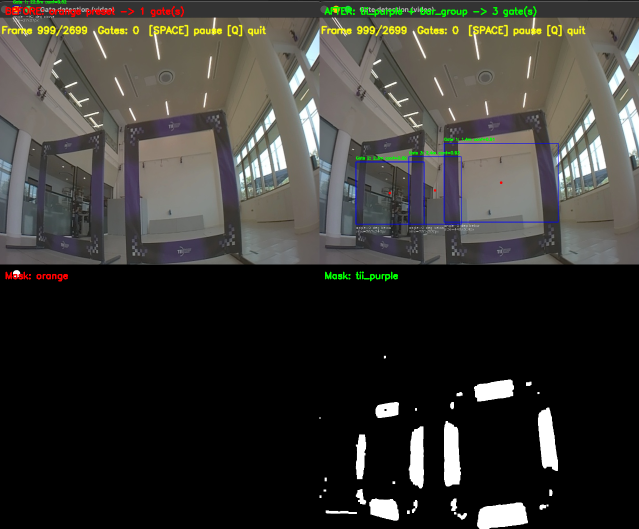
#> input picture gate_detection/claude_debugging/comparison_frame999.png, 1278 x 1058 px (shown at 1/2 size)
$ python -i gate_detector_v2.py   (imports and definitions only)
#> lines starting #> are read from the running program, lines starting #| are printed output that depends on the picture; after the words box and inside, x2 and y2 are one past the last pixel; in counts of white or black regions, pixels touching at a corner belong together
#> further down, picture is the input picture: shape (1058, 1278, 3); mean B, G, R 51.3, 55.5, 56.7
"""
Gate Detection Module for AI Grand Prix — v2
=============================================
Supports two detection strategies:

1. **Contour mode** (original) — HSV threshold → contour → shape filter.
   Works well for brightly colored, fully visible gates.

2. **Bar-grouping mode** (new) — HSV threshold → find individual frame bars
   → pair vertical bars that could form a gate opening.
   Designed for the TII drone-racing gates (dark purple frame, low saturation).

Both modes run by default; results are merged and deduplicated.

Outputs rich per-gate features for ML (path planning, flight control).
"""

import cv2
import numpy as np
from dataclasses import dataclass, field
from typing import Optional, List, Tuple, Dict, Any


# ---------------------------------------------------------------------------
# Data classes
# ---------------------------------------------------------------------------

@dataclass
class GateDetection:
    """Represents a detected gate in the image with rich features for ML."""

    # --- Core pixel geometry ---
    center_x: int
    center_y: int
    bbox: Tuple[int, int, int, int]          # (x, y, width, height)
    corners: np.ndarray                       # Shape: (4, 2), clockwise from TL
    area: int                                 # contour area in pixels

    # --- Distance & size ---
    estimated_distance: float                 # metres (pinhole model)
    apparent_width_px: float = 0.0
    apparent_height_px: float = 0.0

    # --- Viewing angle / orientation ---
    rotation_deg: float = 0.0
    aspect_ratio: float = 1.0
    rectangularity: float = 1.0

    # --- Position relative to frame ---
    normalized_center_x: float = 0.0          # -1 … +1
    normalized_center_y: float = 0.0
    is_above_center: bool = False
    is_below_center: bool = False
    is_left_of_center: bool = False
    is_right_of_center: bool = False

    # --- Quality ---
    confidence: float = 0.0
    detection_method: str = "contour"         # "contour" | "bar_group"

    # [25 lines left out: function to_ml_features, not called in this run]


# ---------------------------------------------------------------------------
# HSV presets — including TII-specific ranges
# ---------------------------------------------------------------------------

# Format: dict[str, list[tuple[np.ndarray, np.ndarray]]]
# Each preset is a *list* of (lower, upper) pairs so we can cover
# non-contiguous hue ranges (e.g. red wraps around 0/180).

HSV_PRESETS: Dict[str, List[Tuple[np.ndarray, np.ndarray]]] = {
    # --- Bright / saturated gates (original presets) ---
    "red": [
        (np.array([0, 100, 100]),   np.array([10, 255, 255])),
        (np.array([170, 100, 100]), np.array([180, 255, 255])),
    ],
    "blue":   [(np.array([100, 100, 100]), np.array([130, 255, 255]))],
    "orange": [(np.array([10, 100, 100]),  np.array([25, 255, 255]))],
    "green":  [(np.array([40, 100, 100]),  np.array([80, 255, 255]))],
    "yellow": [(np.array([20, 100, 100]),  np.array([40, 255, 255]))],
    "purple": [(np.array([130, 100, 100]), np.array([160, 255, 255]))],

    # --- TII drone-racing gates (dark purple, low saturation) ---
    # Measured from real TII dataset frames:
    #   H ≈ 115-145,  S ≈ 20-120,  V ≈ 40-130
    "tii_purple": [
        (np.array([110, 20, 40]), np.array([150, 130, 135])),
    ],

    # Broader variant — catches more gate pixels but also more noise.
    # Use with bar-grouping mode for best results.
    "tii_purple_wide": [
        (np.array([105, 15, 35]), np.array([155, 140, 150])),
    ],
}


# ---------------------------------------------------------------------------
# Detector
# ---------------------------------------------------------------------------

class GateDetector:
    """
    Detects racing gates using colour-based segmentation.

    Two detection strategies run in parallel:

    **Contour mode** (original)
      HSV mask → morphological cleanup → find external contours →
      filter by area & aspect ratio → return detections.
      Best for: brightly coloured gates that form a single large contour.

    **Bar-grouping mode** (new for TII gates)
      HSV mask → find individual bar-like contours (tall/narrow or
      wide/short) → pair vertical bars whose heights, y-positions,
      and spacing are consistent with a gate opening.
      Best for: dark or low-saturation gate frames where the
      opening prevents a single contour from forming.
    """

    GATE_WIDTH_METERS  = 1.0   # placeholder – update when specs are known
    GATE_HEIGHT_METERS = 1.0

    def __init__(
        self,
        color_preset: str = "red",
        min_area: int = 500,
        max_area: int = 500_000,
        camera_fov_horizontal: float = 90.0,
        image_width: int = 640,
        image_height: int = 480,
        max_aspect_ratio: float = 3.0,
        max_aspect_ratio_partial: float = 4.5,
        # --- New options ---
        enable_contour_mode: bool = True,
        enable_bar_grouping: bool = True,
        bar_min_area: int = 600,
        bar_min_height_ratio: float = 2.0,
        morph_kernel_size: int = 5,
    ):
#> in detect, `hsv = cv2.cvtColor(image, cv2.COLOR_BGR2HSV)`: hsv: shape (1058, 1278, 3); mean H, S, V 21.9, 19.7, 59.3
        self.min_area = min_area
        self.max_area = max_area
        self.camera_fov = camera_fov_horizontal
        self.image_width = image_width
        self.image_height = image_height
        self.max_aspect_ratio = max_aspect_ratio
        self.max_aspect_ratio_partial = max_aspect_ratio_partial

        self.enable_contour_mode = enable_contour_mode
        self.enable_bar_grouping = enable_bar_grouping
        self.bar_min_area = bar_min_area
        self.bar_min_height_ratio = bar_min_height_ratio
        self.morph_kernel_size = morph_kernel_size

        # Resolve HSV ranges
        if color_preset in HSV_PRESETS:
            self.hsv_ranges = HSV_PRESETS[color_preset]
        else:
            print(f"Warning: unknown preset '{color_preset}', falling back to 'red'")
            self.hsv_ranges = HSV_PRESETS["red"]

    # ------------------------------------------------------------------
    # Public helpers to override thresholds at runtime
    # ------------------------------------------------------------------
    def set_custom_thresholds(self, lower: np.ndarray, upper: np.ndarray):
        """Replace all HSV ranges with a single custom range."""
        self.hsv_ranges = [(lower, upper)]

    def add_hsv_range(self, lower: np.ndarray, upper: np.ndarray):
        """Add an additional HSV range (e.g. for a second hue band)."""
        self.hsv_ranges.append((lower, upper))

    # ------------------------------------------------------------------
    # Core mask building
    # ------------------------------------------------------------------
    def _build_mask(self, hsv: np.ndarray) -> np.ndarray:
        """Union of all HSV ranges, followed by morphological cleanup."""
        mask = np.zeros(hsv.shape[:2], dtype=np.uint8)
        for lower, upper in self.hsv_ranges:
            mask = cv2.bitwise_or(mask, cv2.inRange(hsv, lower, upper))
#> this loop made 2 passes
#> pass 1, in _build_mask, `mask = cv2.bitwise_or(mask, cv2.inRange(hsv, lower, upper))`:
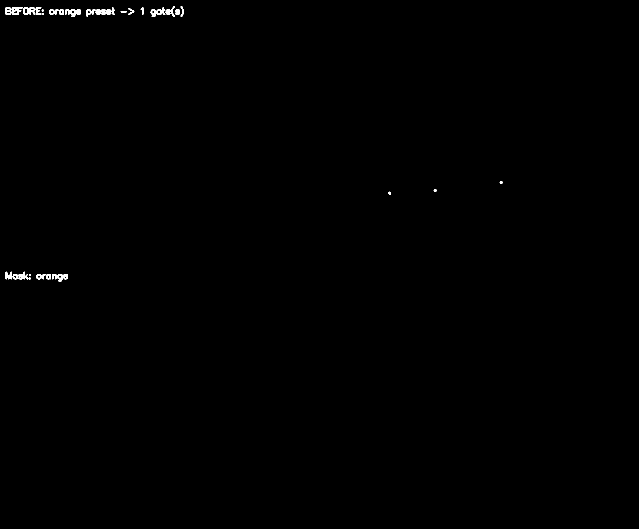
#> mask: shape (1058, 1278) (shown at 1/2 size); 0.24% white; 37 white regions (3 under 20 px), largest, box (x1, y1, x2, y2) and area: (184, 19, 223, 30) 307, (24, 14, 46, 30) 200, (313, 14, 331, 30) 142

        k = self.morph_kernel_size
        kernel = np.ones((k, k), np.uint8)
        mask = cv2.morphologyEx(mask, cv2.MORPH_CLOSE, kernel)
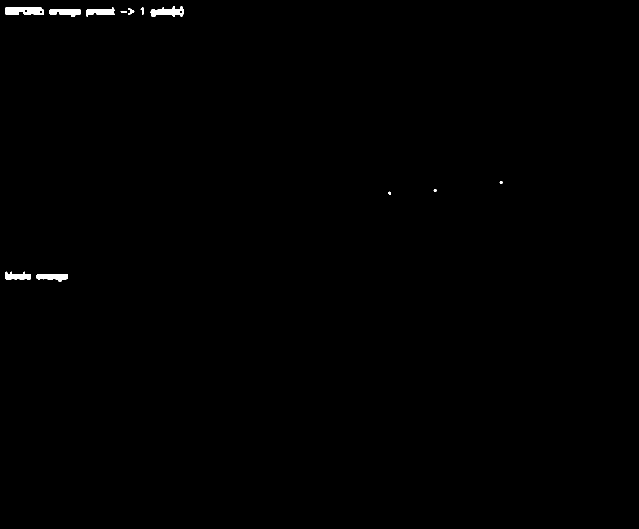
#> mask: shape (1058, 1278) (shown at 1/2 size); 0.34% white; 12 white regions, largest, box (x1, y1, x2, y2) and area: (11, 14, 88, 30) 1018, (301, 12, 368, 34) 806, (73, 548, 136, 563) 676
        mask = cv2.morphologyEx(mask, cv2.MORPH_OPEN, kernel)
#> mask: shape (1058, 1278); 0.3% white; 10 white regions
        return mask

    # ------------------------------------------------------------------
    # Main entry point
    # ------------------------------------------------------------------
    def detect(self, image: np.ndarray) -> List[GateDetection]:
        """
        Detect gates in a BGR image.

        Returns list of GateDetection sorted by area (largest first).
        """
        hsv = cv2.cvtColor(image, cv2.COLOR_BGR2HSV)
        mask = self._build_mask(hsv)

        contours, _ = cv2.findContours(
            mask, cv2.RETR_EXTERNAL, cv2.CHAIN_APPROX_SIMPLE
        )
#> contours = 10 contours, 1 with area under 20; largest, box (x1, y1, x2, y2) and area: (73, 548, 136, 563) 600, (302, 15, 360, 34) 593, (99, 19, 162, 34) 588, (173, 19, 228, 30) 480, (11, 548, 61, 559) 474

        detections: List[GateDetection] = []

        if self.enable_contour_mode:
            detections.extend(self._detect_contour_mode(contours, image.shape))

        if self.enable_bar_grouping:
            detections.extend(self._detect_bar_grouping(contours, image.shape))

        # Deduplicate: if two detections overlap significantly keep higher-conf
        detections = self._deduplicate(detections)

        detections.sort(key=lambda d: d.area, reverse=True)
        return detections

    # ------------------------------------------------------------------
    # Strategy 1: original contour-based detection
    # ------------------------------------------------------------------
    def _detect_contour_mode(
        self, contours: List[np.ndarray], image_shape: Tuple
    ) -> List[GateDetection]:
#> called with image_shape = (1058, 1278, 3)
        results = []
        for contour in contours:
            det = self._process_contour(contour, image_shape)
            if det is not None:
                results.append(det)
#> this loop made 10 passes
#> area in _process_contour on passes 2, 5, 9, 10: 473.5, 479.5, 339, 462.5
#> (area in _process_contour, x in _process_contour, y in _process_contour, w in _process_contour, h in _process_contour, rect in _process_contour, corners in _process_contour, rect_w in _process_contour) on passes 1, 6, 8: (600, 73, 548, 63, 15, ((104, 555), (14, 62), -90), [[135, 562], [73, 562], [73, 548], [135, 548]], 14), (588, 99, 19, 63, 15, ((130, 26), (14, 62), -90), [[161, 33], [99, 33], [99, 19], [161, 19]], 14), (593, 302, 15, 58, 19, ((330.5, 23.8), (57.32, 16.18), -2.79), [[302, 33], [301, 17], [358, 14], [359, 30]], 57.32)
#> after the loop, results = []
        return results

    def _process_contour(
        self, contour: np.ndarray, image_shape: Tuple
    ) -> Optional[GateDetection]:
        area = cv2.contourArea(contour)
        if area < self.min_area or area > self.max_area:
            return None

        x, y, w, h = cv2.boundingRect(contour)
        rect = cv2.minAreaRect(contour)
        box = cv2.boxPoints(rect)
        corners = np.int32(box)

        rect_w, rect_h = rect[1]
        if min(rect_w, rect_h) == 0:
            return None
        aspect_ratio = max(rect_w, rect_h) / min(rect_w, rect_h)

        img_h, img_w = image_shape[:2]
        margin = 3
        touches_edge = (
            x < margin or y < margin
            or (x + w) > (img_w - margin)
            or (y + h) > (img_h - margin)
        )
        max_ar = self.max_aspect_ratio_partial if touches_edge else self.max_aspect_ratio
        if aspect_ratio > max_ar:
            return None

        rect_area = rect_w * rect_h
        if rect_area == 0:
            return None
        rectangularity = area / rect_area

        return self._build_detection(
            x, y, w, h, corners, area, aspect_ratio, rectangularity,
            max(rect_w, rect_h), min(rect_w, rect_h),
            float(rect[2]), img_w, img_h, method="contour",
        )

    # ------------------------------------------------------------------
    # Strategy 2: bar-grouping for hollow-frame gates
    # ------------------------------------------------------------------
    def _detect_bar_grouping(
        self, contours: List[np.ndarray], image_shape: Tuple
    ) -> List[GateDetection]:
        """
        Find individual vertical bars in the mask, then pair them
        into plausible gate openings.
        """
#> called with image_shape = (1058, 1278, 3)
        img_h, img_w = image_shape[:2]
        vertical_bars: List[Tuple[int, int, int, int, float]] = []   # x,y,w,h,area

        for c in contours:
            area = cv2.contourArea(c)
            if area < self.bar_min_area:
                continue
            x, y, w, h = cv2.boundingRect(c)
            if w == 0:
                continue
            if h / w >= self.bar_min_height_ratio:
                vertical_bars.append((x, y, w, h, area))
#> this loop made 10 passes
#> area on passes 2, 5, 6, 8, 9, 10: 473.5, 479.5, 588, 593, 339, 462.5
#> (c, area) on passes 4, 7: ([[260, 20], [260, 25], [265, 25], [265, 20]], 25), ([[361, 15], [361, 20], [365, 20], [365, 15]], 20)
#> after the loop, vertical_bars = []

        # Sort left→right
        vertical_bars.sort(key=lambda b: b[0])

        results: List[GateDetection] = []

        for i in range(len(vertical_bars)):
            for j in range(i + 1, len(vertical_bars)):
                x1, y1, w1, h1, a1 = vertical_bars[i]
                x2, y2, w2, h2, a2 = vertical_bars[j]

                # Height similarity (within 50 %)
                height_ratio = min(h1, h2) / max(h1, h2)
                if height_ratio < 0.50:
                    continue

                # Top-alignment: tops should be within 40 % of avg height
                avg_h = (h1 + h2) / 2
                if abs(y1 - y2) > avg_h * 0.40:
                    continue

                # Horizontal gap between inner edges of bars
                gap = x2 - (x1 + w1)
                if gap < avg_h * 0.25:       # too close / overlapping
                    continue
                if gap > avg_h * 2.5:         # too far apart
                    continue

                # Build gate bounding box
                gx = x1
                gy = min(y1, y2)
                gw = (x2 + w2) - x1
                gh = max(y1 + h1, y2 + h2) - gy

                # Gate aspect ratio check (should be roughly square-ish)
                gate_ar = max(gw, gh) / max(min(gw, gh), 1)
                if gate_ar > 2.5:
                    continue

                gcx = gx + gw // 2
                gcy = gy + gh // 2

                corners = np.array([
                    [gx, gy], [gx + gw, gy],
                    [gx + gw, gy + gh], [gx, gy + gh]
                ], dtype=np.int32)

                gate_area = gw * gh
                conf = self._bar_group_confidence(
                    height_ratio, gate_ar, a1, a2, gate_area
                )

                det = self._build_detection(
                    gx, gy, gw, gh, corners, gate_area,
                    gate_ar, height_ratio,
                    float(max(gw, gh)), float(min(gw, gh)),
                    0.0, img_w, img_h,
                    method="bar_group", confidence_override=conf,
                )
                results.append(det)
#> this loop made 0 passes
#> after the loop, results = []

        return results

    # [63 lines left out: functions _bar_group_confidence, _build_detection, _estimate_distance, _calculate_confidence, not called in this run]

    # ------------------------------------------------------------------
    # Deduplication
    # ------------------------------------------------------------------
    @staticmethod
    def _deduplicate(detections: List[GateDetection], iou_threshold=0.35) -> List[GateDetection]:
        """Remove overlapping detections, keeping higher confidence."""
        if len(detections) <= 1:
            return detections

        # Sort by confidence desc
        detections.sort(key=lambda d: d.confidence, reverse=True)
        keep = []

        for det in detections:
            dominated = False
            for kept in keep:
                if _bbox_iou(det.bbox, kept.bbox) > iou_threshold:
                    dominated = True
                    break
            if not dominated:
                keep.append(det)
        return keep

    # ------------------------------------------------------------------
    # Visualisation
    # ------------------------------------------------------------------
    # [34 lines left out: function get_debug_visualization, not called in this run]

    def get_mask_visualization(self, image: np.ndarray) -> np.ndarray:
        hsv = cv2.cvtColor(image, cv2.COLOR_BGR2HSV)
        return self._build_mask(hsv)


# ---------------------------------------------------------------------------
# Utilities
# ---------------------------------------------------------------------------

# [17 lines left out: function _bbox_iou, not called in this run]


def pixel_to_normalized(x, y, width, height):
    return (2 * x / width) - 1, (2 * y / height) - 1


# [4 lines left out: function get_steering_error, not called in this run]

>>> import cv2
>>> picture = cv2.imread('comparison_frame999.png')
>>> result = GateDetector().detect(picture)
#> result = []
